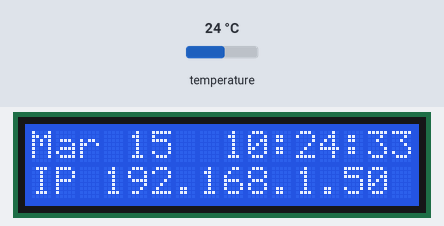
A program run on a simulated Raspberry Pi (BCM pin numbers). Shown: 16×2 character LCD. The inputs (shaded band) are chosen by the test bench; at power-on: temperature 24 °C. The clock reads 2024-03-15 10:24:30 at power-on unless the program sets it; system figures (address, load, memory, disk, uptime) are fixed made-up values; databases and web services accept everything at once and return nothing; what the program prints to the terminal is not drawn.

Above: at 4.1 s.
4.2 s: temperature set to 12 °C
At 6.6 s:
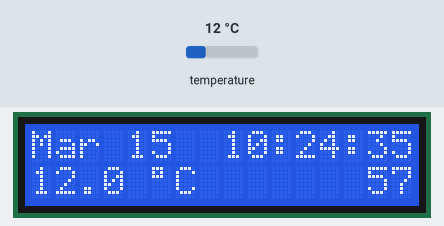
7.8 s: temperature set to 19 °C
At 9.7 s:
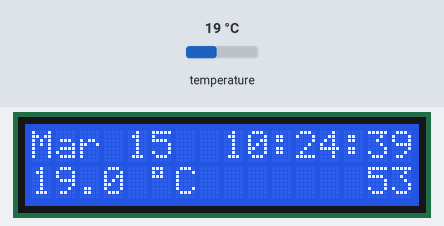
10.6 s: temperature set to 28 °C
At 51.9 s:
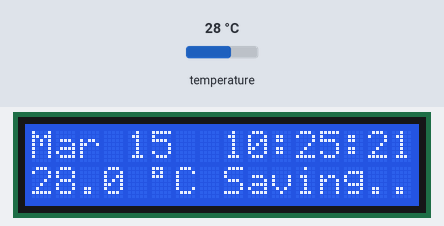

Measured:
- what the display in image 1 shows lasts 0.8 s, from 6.0 s to 6.8 s

The program:

nickPiScript01.py
```python
# Need to install dependencies
#   sudo apt-get install python3-pip
#   sudo pip3 install adafruit-blinka
#   sudo pip3 install adafruit-circuitpython-charlcd
#   sudo pip3 install w1thermsensor
#   sudo python3 -m pip install influxdb (influxDb should be installed and configured)

# DS18B20 temperature sensor connected to GPIO4 (pin 7), 3.3v and gnd

#       LCD PIN            Rasp GPIO   Rasp V.B pin
#------------------------------------------------------
#   LCD Pin #4  (RS)         #22        (pin 13)
#   LCD Pin #6  (EN)         #17        (pin 11)
#   LCD Pin #11 (D4)         #25        (pin 22)
#   LCD Pin #12 (D5)         #24        (pin 18)
#   LCD Pin #13 (D6)         #23        (pin 16)
#   LCD Pin #14 (D7)         #18        (pin 12)
#   LCD Pin #1  (GND)        GND        (pin 6 )
#   LCD Pin #2  (5V)         5V         (pin 2 )


# -*- coding: utf-8 -*-
from subprocess import Popen, PIPE
from time import sleep
import datetime
from w1thermsensor import W1ThermSensor
from influxdb import InfluxDBClient
import board
import digitalio
import adafruit_character_lcd.character_lcd as characterlcd
import asyncio


# Modify this if you have a different sized character LCD
lcd_columns = 16
lcd_rows = 2

# compatible with all versions of RPI as of Jan. 2019
# v1 - v3B+
lcd_rs = digitalio.DigitalInOut(board.D22)
lcd_en = digitalio.DigitalInOut(board.D17)
lcd_d4 = digitalio.DigitalInOut(board.D25)
lcd_d5 = digitalio.DigitalInOut(board.D24)
lcd_d6 = digitalio.DigitalInOut(board.D23)
lcd_d7 = digitalio.DigitalInOut(board.D18)

# Initialise the lcd class
lcd = characterlcd.Character_LCD_Mono(lcd_rs, lcd_en, lcd_d4, lcd_d5, lcd_d6,
                                      lcd_d7, lcd_columns, lcd_rows)


# Set required InfluxDB parameters.
# (this could be added to the program args instead of beeing hard coded...)
host = "localhost" #Could also use local ip address like "192.168.1.136"
port = 8086
user = "pi"
password = "pi"
dbname = "temperature_db"

# Initialize the Influxdb client
client = InfluxDBClient(host, port, user, password, dbname)

# Initialize DS18B20 temperature prob
sensor = W1ThermSensor()

# Only set the precision one time for the sensor. writing is limited
# sensor.set_precision(9, persist=True)

# looking for an active Ethernet or WiFi device
def find_interface():
    device_name = "null"
    find_device = "ip addr show"
    interface_parse = run_cmd(find_device)
    for line in interface_parse.splitlines():
        if "state UP" in line:
            device_name = line.split(':')[1]
    return device_name

# find an active IP on the first LIVE network device
def parse_ip(interface):
    ip = "not found"
    find_ip = "ip addr show %s" % interface
    find_ip = "ip addr show %s" % interface
    ip_parse = run_cmd(find_ip)
    for line in ip_parse.splitlines():
        if "inet " in line:
            ip = line.split(' ')[5]
            ip = ip.split('/')[0]
    return ip

def getIp():
    return parse_ip(find_interface())


# run unix shell command, return as ASCII
def run_cmd(cmd):
    p = Popen(cmd, shell=True, stdout=PIPE)
    output = p.communicate()[0]
    return output.decode('ascii')

def saveToDb(temperature):
    timestamp=datetime.datetime.utcnow().isoformat()

    datapoints = [
        {
            "measurement": "temperature",
            "time": timestamp,
            "fields": {
                "value": temperature
            }
        }
        ]

    return client.write_points(datapoints)


# wipe LCD screen before we start
lcd.clear()
lcd.message = "nickPiScript01\n " + "By nicgravel"
sleep(2)
temperature = sensor.get_temperature()
loopCounter = 60
line2 = ""
ip = "not found"


try:
    while True:
        temperature = sensor.get_temperature()

        temperatureText = str(temperature) + " " + chr(223) + "C"
        line1 = datetime.datetime.now().strftime('%b %d  %H:%M:%S\n')

        # Save only each 60 seconds
        if loopCounter == 60:
            lcd.clear()
            line2 = "IP " + getIp()
        elif loopCounter < 58 and loopCounter > 0:
            if loopCounter == 57:
                lcd.clear()
            line2 = temperatureText + "       " + "{:02d}".format(loopCounter) #Display number with leading zeros
        elif loopCounter == 0:
            saveToDb(temperature)
            line2 = temperatureText + " Saving..."
            print("Saving " +  temperatureText)
        elif loopCounter == -1:
            loopCounter = 61

        print(line1 + line2 + "\n")
        lcd.message = line1 + line2

        loopCounter -= 1

        # Getting the temperature take about one second so we don't have to sleep
        # sleep(1)

except KeyboardInterrupt:
    lcd.clear()
```
